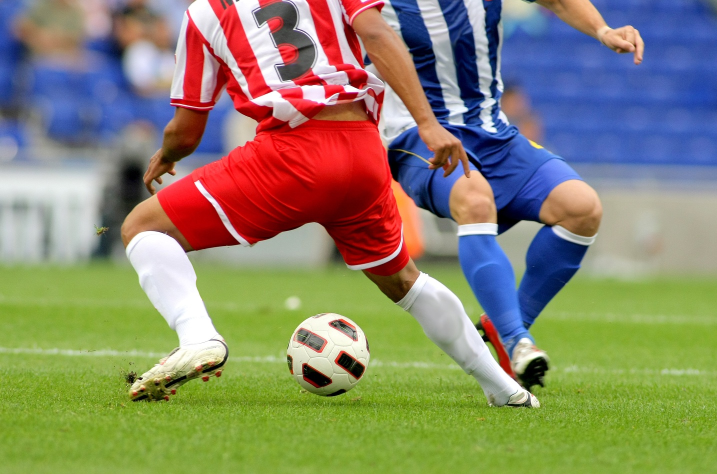
#> input picture opencv_data/soccer.jpg, 1434 x 948 px (shown at 1/2 size)
$ jupyter execute --allow-errors '3_영상처리.ipynb'
#> lines starting #> are read from the running program, lines starting #| are printed output that depends on the picture; after the words box and inside, x2 and y2 are one past the last pixel; in counts of white or black regions, pixels touching at a corner belong together
[cell 1]
import cv2 as cv
import sys

img=cv.imread('./opencv_data/soccer.jpg')  # 이미지 불러옴.
#> img is the input picture: shape (948, 1434, 3); mean B, G, R 107.2, 133.3, 136.9

if img is None:
    sys.exit('파일을 찾을 수 없습니다.')

cv.imshow('original_RGB',img)              # 원본 이미지 출력
cv.imshow('Upper left half',img[0:img.shape[0]//2,0:img.shape[1]//2,:])
cv.imshow('Center half',img[img.shape[0]//4:3*img.shape[0]//4,img.shape[1]//4:3*img.shape[1]//4,:])

cv.imshow('R channel',img[:,:,2])
cv.imshow('G channel',img[:,:,1])
cv.imshow('B channel',img[:,:,0])
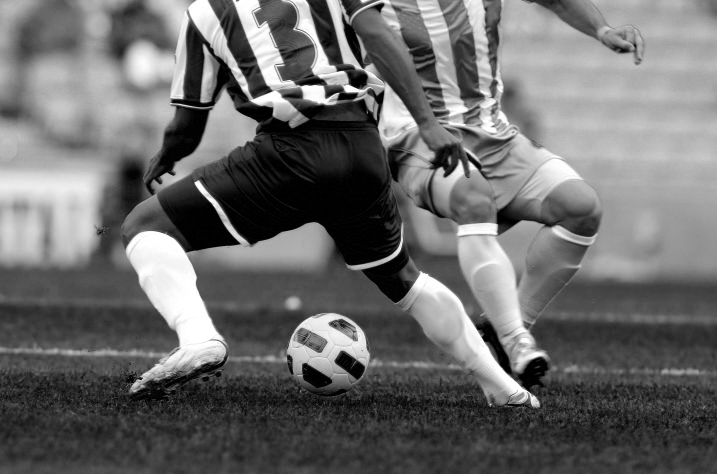
#> window 'B channel': shape (948, 1434) (shown at 1/2 size); min 0, max 255, mean 107.2

cv.waitKey()
cv.destroyAllWindows()

[cell 2]
# otsu 알고리즘
import cv2 as cv
import sys

img=cv.imread('./opencv_data/soccer.jpg')

t,bin_img=cv.threshold(img[:,:,2],0,255,cv.THRESH_BINARY+cv.THRESH_OTSU)
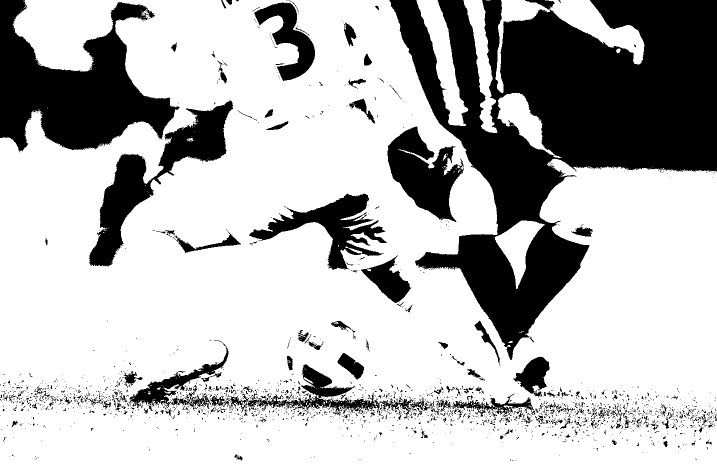
#> bin_img: shape (948, 1434) (shown at 1/2 size); 72.7% white; 2423 black regions (2232 under 20 px), largest, box (x1, y1, x2, y2) and area: (779, 0, 1434, 720) 209333, (0, 0, 359, 303) 55880, (178, 201, 466, 533) 23805
#> t = 113
print('오츄 알고리즘이 찾은 최적 임곗값=',t)
#| 오츄 알고리즘이 찾은 최적 임곗값= 113.0

cv.imshow('R channel',img[:,:,2])         # R 채널 영상
cv.imshow('R channel binarization',bin_img)   # R 채널 이진화 영상

cv.waitKey()
cv.destroyAllWindows()

[cell 3]
# 모폴로지
import cv2 as cv
import numpy as np
import matplotlib.pyplot as plt

img=cv.imread('./opencv_data/JohnHancocksSignature.png',cv.IMREAD_UNCHANGED)

#> (the rest of this cell did not finish here and is left out)

[cell 4]
import cv2 as cv
import numpy as np

img=cv.imread('./opencv_data/soccer.jpg')
img=cv.resize(img,dsize=(0,0),fx=0.25,fy=0.25)
#> img: shape (237, 358, 3)

def gamma(f,gamma=1.0):
#> called with gamma = 0.5
    f1=f/255.0         # L=256이라고 가정
    return np.uint8(255*(f1**gamma))

gc=np.hstack((gamma(img,0.5),gamma(img,0.75),gamma(img,1.0),gamma(img,2.0),gamma(img,3.0)))
#> in gamma (call 5), `return np.uint8(255*(f1**gamma))`:
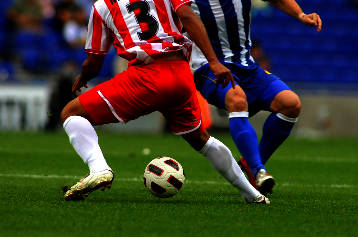
#> returned value: shape (237, 358, 3); mean of channels 0, 1, 2 42.9, 57.5, 60.9; drawn as B, G, R
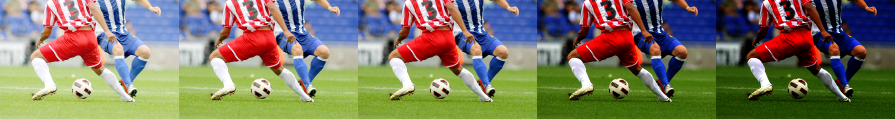
#> gc: shape (237, 1790, 3) (shown at 1/2 size); mean B, G, R 98.7, 120.3, 124.2
cv.imshow('gamma',gc)

cv.waitKey()
cv.destroyAllWindows()

[cell 5]
import cv2 as cv
import matplotlib.pyplot as plt

img=cv.imread('./opencv_data/mistyroad.jpg')

#> (the rest of this cell did not finish here and is left out)

[cell 6]
import cv2 as cv
import numpy as np

img = cv.imread('./opencv_data/soccer.jpg')
img = cv.resize(img, dsize=(0,0), fx=0.4, fy=0.4)
#> img: shape (379, 574, 3)
print('축소된 이미지 사이즈: ', img.shape)
#| 축소된 이미지 사이즈:  (379, 574, 3)

# gray로 변환
gray = cv.cvtColor(img, cv.COLOR_BGR2GRAY)
print('gray shape: ', gray.shape)
#| gray shape:  (379, 574)

# 텍스트 추가
cv.putText(gray, 'soccer', (10,20), cv.FONT_HERSHEY_SIMPLEX, 0.7, (255, 255, 255), 2)
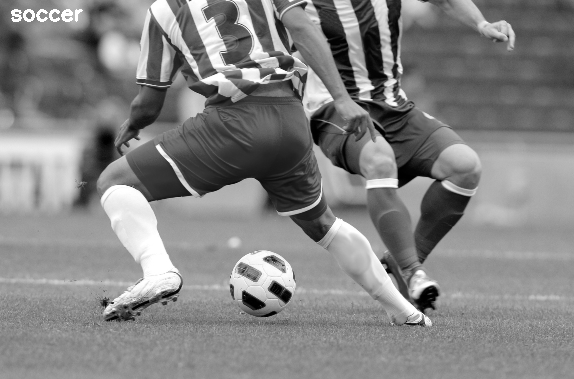
#> gray: shape (379, 574); min 0, max 255, mean 131.6
cv.imshow('Original', gray)

# smooth 작업 : GaussianBlur()
smooth = np.hstack((
    cv.GaussianBlur(gray,(5,5),0.0),
    cv.GaussianBlur(gray,(9,9),0.0),
    cv.GaussianBlur(gray,(15,15),0.0)
))
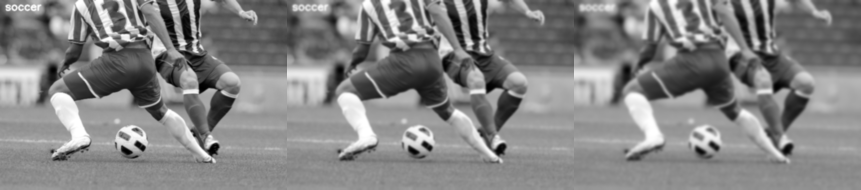
#> smooth: shape (379, 1722) (shown at 1/2 size); min 0, max 255, mean 131.6
cv.imshow('Smooth', smooth)

# 엠보싱 필터
femboss = np.array([[-1.0, 0.0, 0.0],
                                      [0.0, 0.0, 0.0],
                                      [0.0, 0.0, 1.0]])
print('변환 전: ', type(gray[0][0]))
#| 변환 전:  <class 'numpy.uint8'>
gray16 = np.int16(gray)
print('변환 전: ', type(gray16[0][0]))
#| 변환 전:  <class 'numpy.int16'>
# 계산 후 다시 uint8로 변환
emboss = np.uint8(np.clip(cv.filter2D(gray16, -1, femboss)+128, 0, 255))
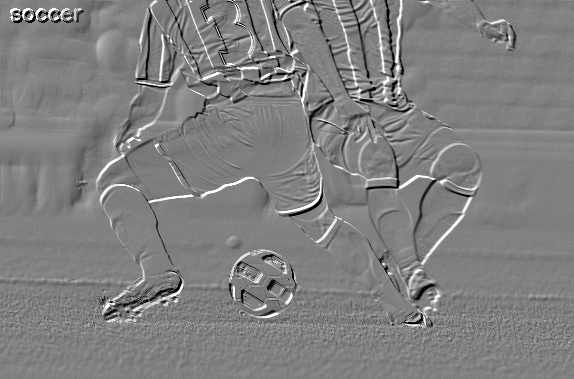
#> emboss: shape (379, 574); min 0, max 255, mean 128
emboss_bad = np.uint8(cv.filter2D(gray16, -1, femboss)+128)
emboss_worse=cv.filter2D(gray, -1, femboss)
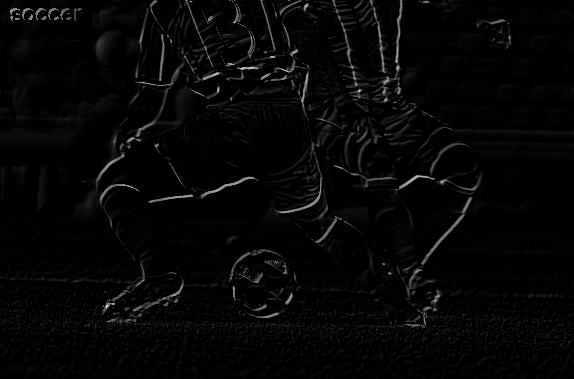
#> emboss_worse: shape (379, 574); min 0, max 244, mean 6
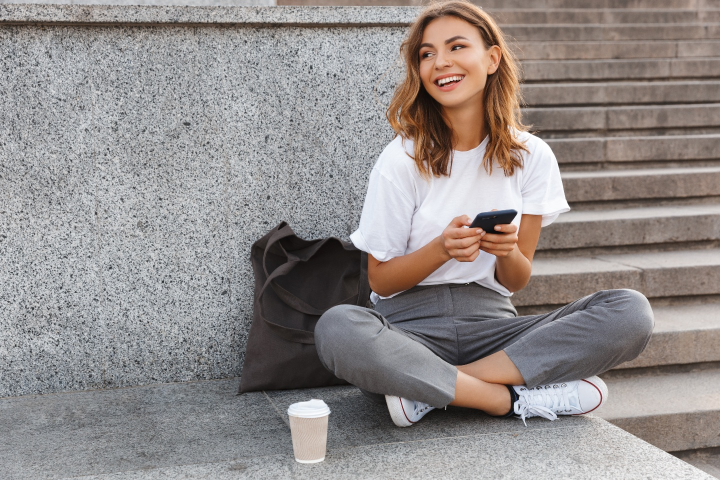
#> input picture opencv_data/girl_laughing.jpg, 1440 x 960 px (shown at 1/2 size)
#> further down, img is the input picture: shape (960, 1440, 3); mean B, G, R 139.3, 140.7, 146.8

cv.imshow('Emboss', emboss)
cv.imshow('Emboss_bad', emboss_bad)
cv.imshow('Emboss_worse', emboss_worse)


cv.waitKey()
cv.destroyAllWindows()

[cell 7]
import cv2 as cv

# 이미지 로딩
img=cv.imread('./opencv_data/rose.png')
# 일부 이미지 불러오기 위해 영역 지정
#> (the rest of this cell did not finish here and is left out)

[cell 8]
# 시간 측정

import cv2 as cv
import numpy as np
import time

def my_cvtGray1(bgr_img):
    g=np.zeros([bgr_img.shape[0],bgr_img.shape[1]])
    for r in range(bgr_img.shape[0]):
        for c in range(bgr_img.shape[1]):
            g[r,c]=0.114*bgr_img[r,c,0]+0.587*bgr_img[r,c,1]+0.299*bgr_img[r,c,2]
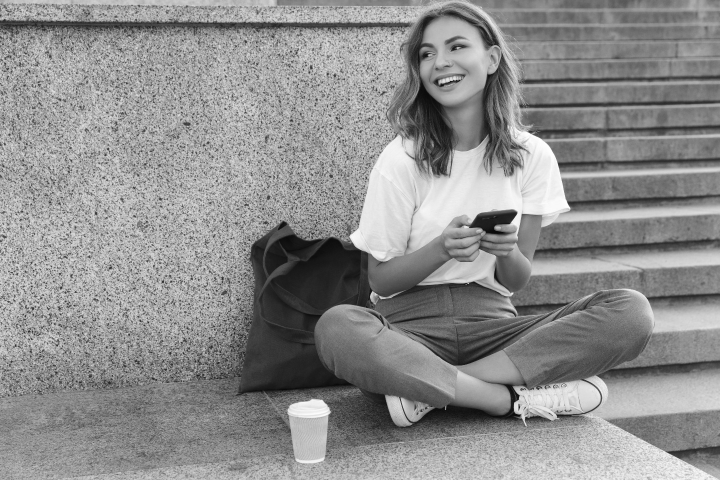
#> g: shape (960, 1440) float64 (shown at 1/2 size); min 7.71, max 255, mean 142.3
    return np.uint8(g)
#> returned value: shape (960, 1440)

def my_cvtGray2(bgr_img):
    g=np.zeros([bgr_img.shape[0],bgr_img.shape[1]])
    g=0.114*bgr_img[:,:,0]+0.587*bgr_img[:,:,1]+0.299*bgr_img[:,:,2]
    return np.uint8(g)

img=cv.imread('./opencv_data/girl_laughing.jpg')

start=time.time()
my_cvtGray1(img)
print('My time1:',time.time()-start)

start=time.time()
my_cvtGray2(img)
print('My time2:',time.time()-start)

start=time.time()
cv.cvtColor(img,cv.COLOR_BGR2GRAY)
print('OpenCV time:',time.time()-start)

# OpenCV가 가장 빠름
